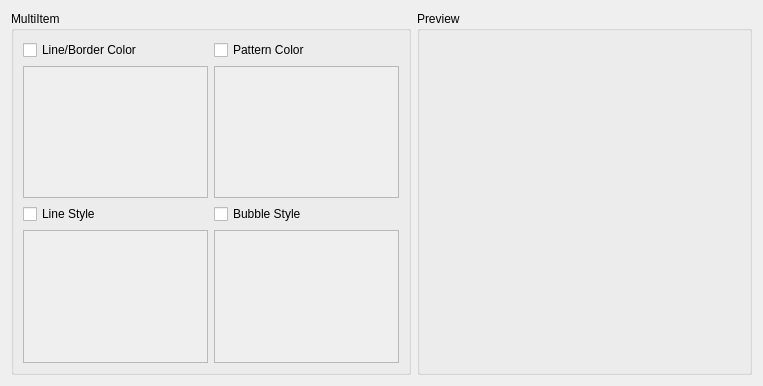
<?xml version="1.0" encoding="UTF-8"?>
<ui version="4.0">
 <class>GeneralSettings</class>
 <widget class="QWidget" name="GeneralSettings">
  <property name="geometry">
   <rect>
    <x>0</x>
    <y>0</y>
    <width>763</width>
    <height>386</height>
   </rect>
  </property>
  <property name="windowTitle">
   <string>Form</string>
  </property>
  <layout class="QGridLayout" name="gridLayout">
   <item row="0" column="0">
    <layout class="QHBoxLayout" name="horizontalLayout">
     <item>
      <widget class="QGroupBox" name="groupBox_2">
       <property name="maximumSize">
        <size>
         <width>400</width>
         <height>16777215</height>
        </size>
       </property>
       <property name="title">
        <string>MultiItem</string>
       </property>
       <layout class="QGridLayout" name="gridLayout_4">
        <item row="0" column="0">
         <layout class="QGridLayout" name="gridLayout_3">
          <item row="0" column="0">
           <widget class="QCheckBox" name="lineColorCheck">
            <property name="text">
             <string>Line/Border Color</string>
            </property>
           </widget>
          </item>
          <item row="0" column="1">
           <widget class="QCheckBox" name="patternColorCheck">
            <property name="text">
             <string>Pattern Color</string>
            </property>
           </widget>
          </item>
          <item row="2" column="0">
           <widget class="QCheckBox" name="lineStyleCheck">
            <property name="text">
             <string>Line Style</string>
            </property>
           </widget>
          </item>
          <item row="2" column="1">
           <widget class="QCheckBox" name="bubbleStyleCheck">
            <property name="text">
             <string>Bubble Style</string>
            </property>
           </widget>
          </item>
          <item row="1" column="0">
           <widget class="QTableWidget" name="lineColorTable">
            <property name="enabled">
             <bool>false</bool>
            </property>
           </widget>
          </item>
          <item row="1" column="1">
           <widget class="QTableWidget" name="patternColorTable">
            <property name="enabled">
             <bool>false</bool>
            </property>
           </widget>
          </item>
          <item row="3" column="1">
           <widget class="QTableWidget" name="bubbleStyleTable">
            <property name="enabled">
             <bool>false</bool>
            </property>
           </widget>
          </item>
          <item row="3" column="0">
           <widget class="QTableWidget" name="lineStyleTable">
            <property name="enabled">
             <bool>false</bool>
            </property>
           </widget>
          </item>
         </layout>
        </item>
       </layout>
      </widget>
     </item>
     <item>
      <widget class="QGroupBox" name="groupBox">
       <property name="minimumSize">
        <size>
         <width>300</width>
         <height>0</height>
        </size>
       </property>
       <property name="title">
        <string>Preview</string>
       </property>
       <layout class="QGridLayout" name="gridLayout_2">
        <item row="0" column="0">
         <layout class="QVBoxLayout" name="demoLayout"/>
        </item>
       </layout>
      </widget>
     </item>
    </layout>
   </item>
  </layout>
 </widget>
 <resources/>
 <connections>
  <connection>
   <sender>lineColorCheck</sender>
   <signal>clicked(bool)</signal>
   <receiver>lineColorTable</receiver>
   <slot>setEnabled(bool)</slot>
   <hints>
    <hint type="sourcelabel">
     <x>52</x>
     <y>42</y>
    </hint>
    <hint type="destinationlabel">
     <x>98</x>
     <y>99</y>
    </hint>
   </hints>
  </connection>
  <connection>
   <sender>patternColorCheck</sender>
   <signal>clicked(bool)</signal>
   <receiver>patternColorTable</receiver>
   <slot>setEnabled(bool)</slot>
   <hints>
    <hint type="sourcelabel">
     <x>268</x>
     <y>45</y>
    </hint>
    <hint type="destinationlabel">
     <x>316</x>
     <y>122</y>
    </hint>
   </hints>
  </connection>
  <connection>
   <sender>bubbleStyleCheck</sender>
   <signal>clicked(bool)</signal>
   <receiver>bubbleStyleTable</receiver>
   <slot>setEnabled(bool)</slot>
   <hints>
    <hint type="sourcelabel">
     <x>270</x>
     <y>212</y>
    </hint>
    <hint type="destinationlabel">
     <x>300</x>
     <y>258</y>
    </hint>
   </hints>
  </connection>
  <connection>
   <sender>lineStyleCheck</sender>
   <signal>clicked(bool)</signal>
   <receiver>lineStyleTable</receiver>
   <slot>setEnabled(bool)</slot>
   <hints>
    <hint type="sourcelabel">
     <x>77</x>
     <y>208</y>
    </hint>
    <hint type="destinationlabel">
     <x>105</x>
     <y>275</y>
    </hint>
   </hints>
  </connection>
 </connections>
</ui>
